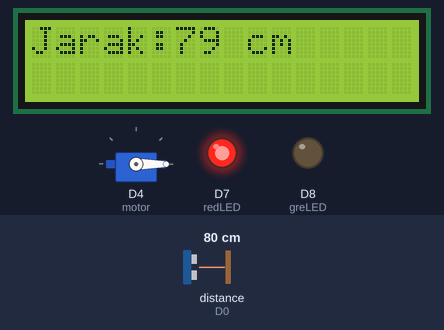
Bench run of a program on a simulated ESP8266 (NodeMCU). Parts: servo, 16×2 character LCD, output pins drawn as LEDs (lit = HIGH). Wiring (inferred from the names in the program): ultrasonic range finder: trigger D1; echo D0. The inputs (shaded band) are chosen by the test bench; at power-on: distance to the obstacle (sensor on D0) 80 cm. The echo pulse lasts 58.3 µs per cm; pins used as bus, display or sensor lines are not drawn; what the program prints to the serial monitor is not drawn.

Above: at 1.2 s.
1.3 s: distance to the obstacle (sensor on D0) set to 60 cm
At 2.3 s:
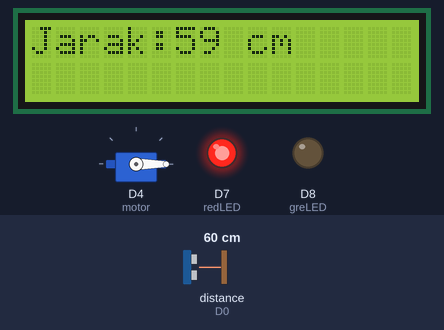
4.3 s: distance to the obstacle (sensor on D0) set to 18 cm
At 4.7 s:
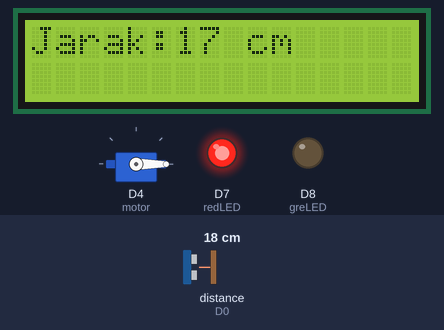
7.3 s: distance to the obstacle (sensor on D0) set to 250 cm
At 8.0 s:
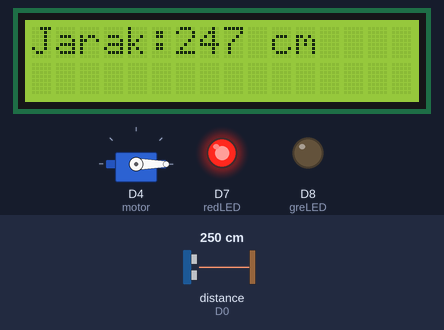
10.3 s: distance to the obstacle (sensor on D0) set to 2 cm
At 11.2 s:
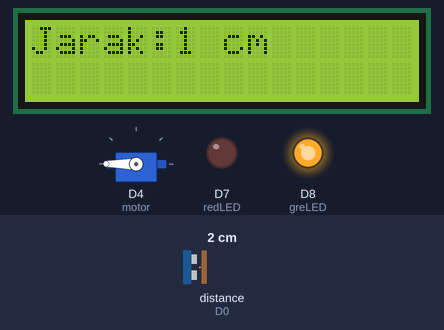
13.3 s: distance to the obstacle (sensor on D0) set to 10 cm
At 14.5 s:
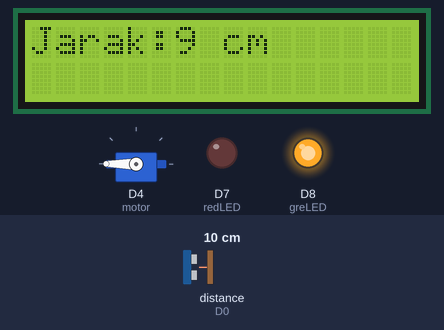
16.3 s: distance to the obstacle (sensor on D0) set to 13 cm
At 16.8 s:
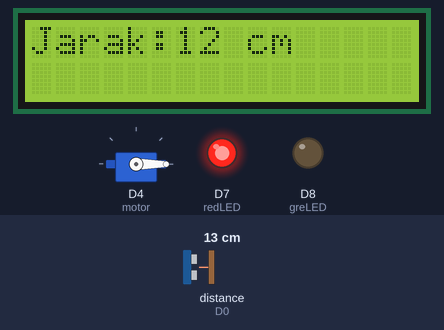
Timing chart, 0 to 19.3 s (numbered marks = the images above; inputs shaded):
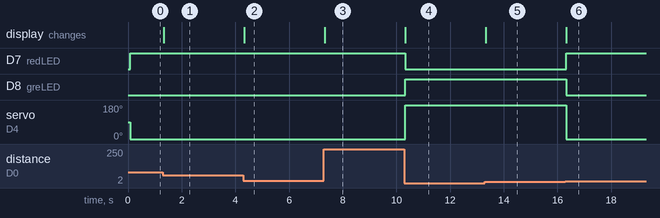

The program:

main.cpp
```cpp
#include <Arduino.h>
#include <Servo.h>
#include <LiquidCrystal_I2C.h>

// put function declarations here:
int trigPin = D1;
int echoPin = D0;
int SDA_pin = D5;
int SCL_pin = D6;
int redLED = D7;
int greLED = D8;
long duration;
int distance;
Servo motor;

LiquidCrystal_I2C lcd(0x27, 16, 2);

void setup()
{
  // put your setup code here, to run once:
  pinMode(redLED, OUTPUT);
  pinMode(greLED, OUTPUT);
  pinMode(trigPin, OUTPUT); // put your setup code here, to run once:
  pinMode(echoPin, INPUT);
  Serial.begin(9600);
  motor.attach(D4);
  Wire.begin(SDA_pin, SCL_pin);
  lcd.init();
  lcd.backlight();
}

void loop()
{
  // put your main code here, to run repeatedly:
  digitalWrite(trigPin, LOW);
  delayMicroseconds(5);
  digitalWrite(trigPin, HIGH);
  delayMicroseconds(10);
  digitalWrite(trigPin, LOW);
  duration = pulseIn(echoPin, HIGH);
  distance = 0.034 * duration / 2;
  Serial.println("Jarak: ");
  Serial.print(distance);
  Serial.println(" cm");
  lcd.clear();
  lcd.setCursor(0, 0);
  lcd.print("Jarak:");
  lcd.print(distance);
  lcd.print(" cm");
  if (distance <= 10)
  {
    digitalWrite(redLED, LOW);
    digitalWrite(greLED, HIGH);
    motor.write(180);
  }
  else
  {
    digitalWrite(greLED, LOW);
    digitalWrite(redLED, HIGH);
    motor.write(0);
  }
}

// put function definitions here:
```

Measured:
- the behaviour switches between 11 and 12 cm on distance to the obstacle (sensor on D0) (found by bisection; images 5 and 6)
- after the input at 1.3 s, the display: changes at once (image 1)
- after the input at 4.3 s, the display: changes at once (image 2)
- after the input at 7.3 s, the display: changes at once (image 3)
- after the input at 10.3 s, D7 (redLED): HIGH → LOW at once; D8 (greLED): LOW → HIGH at once; servo on D4 (motor): 0° → 180° at once; the display: changes at once (image 4)
- after the input at 13.3 s, the display: changes at once (image 5)
- after the input at 16.3 s, D7 (redLED): LOW → HIGH at once; D8 (greLED): HIGH → LOW at once; servo on D4 (motor): 180° → 0° at once; the display: changes at once (image 6)
